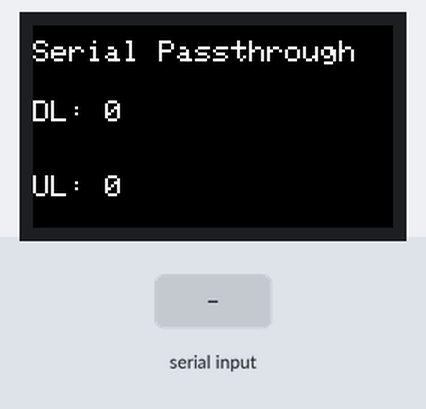
The program below on a simulated ESP32. Shown: 240×135 colour display. The test bench sets the inputs (shaded band). What the program prints to the serial monitor is not drawn.

Above: at 1.3 s.
1.4 s: "1" received over the second serial link
At 2.5 s:
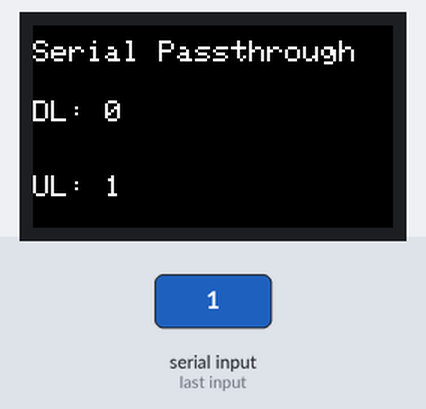
2.9 s: "1" received over Serial
At 3.7 s:
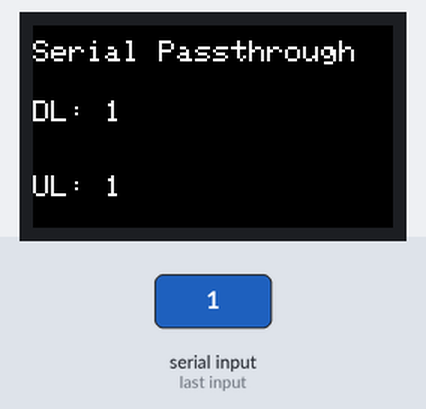
4.4 s: "0" received over the second serial link
At 4.9 s:
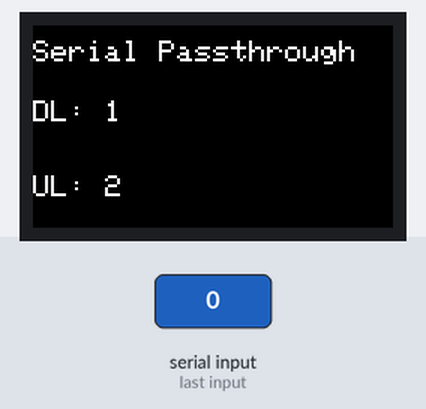
5.9 s: "0" received over Serial
At 7.1 s:
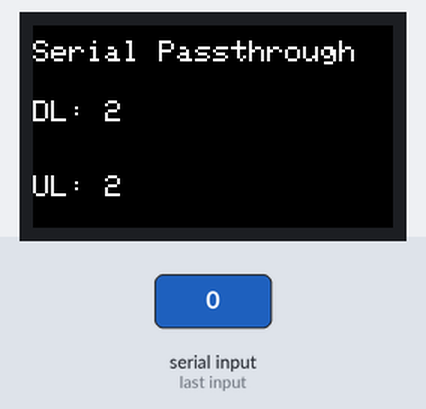
Timing chart, 0 to 8.4 s (numbered marks = the images above; inputs shaded):
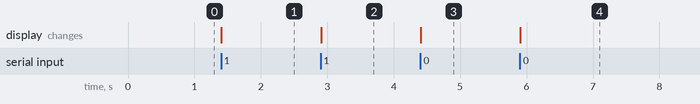

The program:

main.cpp
```cpp
#include <Arduino.h>
#include <M5StickCPlus.h>

uint32_t rx_len = 0;
uint32_t tx_len = 0;

void print_counter(uint32_t rx, uint32_t tx)
{
  M5.Lcd.setCursor(0, 100);
  M5.Lcd.printf("UL: %u", tx_len);
  M5.Lcd.setCursor(0, 50);
  M5.Lcd.printf("DL: %u", rx_len);
}

void setup()
{
  // put your setup code here, to run once:
  m5.begin();
  Serial.begin(115200);
  Serial2.begin(115200, SERIAL_8N1, 33, 32);
  Serial.setRxBufferSize(128);
  Serial2.setRxBufferSize(128);

  M5.Lcd.setRotation(1);
  M5.Lcd.fillScreen(BLACK);

  M5.Lcd.setTextColor(WHITE, BLACK);
  M5.Lcd.setTextSize(2);

  M5.Lcd.setCursor(0, 10);
  M5.Lcd.printf("Serial Passthrough");

  print_counter(rx_len, tx_len);
}

void loop()
{
  // put your main code here, to run repeatedly:
  while (Serial.available() > 0 || Serial2.available() > 0)
  {
    if (Serial.available() > 0)
    {
      rx_len += Serial2.write(Serial.read());
    }

    if (Serial2.available() > 0)
    {
      tx_len += Serial.write(Serial2.read());
    }
  }

  if (M5.BtnA.read())
  {
    rx_len = 0;
    tx_len = 0;
    M5.Lcd.setCursor(0, 100);
    M5.Lcd.printf("DL:             ");
    M5.Lcd.setCursor(0, 50);
    M5.Lcd.printf("UL:             ");
  }

  print_counter(rx_len, tx_len);
}
```

Measured:
- after the input at 1.4 s, the display: changes at once (image 1)
- after the input at 2.9 s, the display: changes at once (image 2)
- after the input at 4.4 s, the display: changes at once (image 3)
- after the input at 5.9 s, the display: changes at once (image 4)
